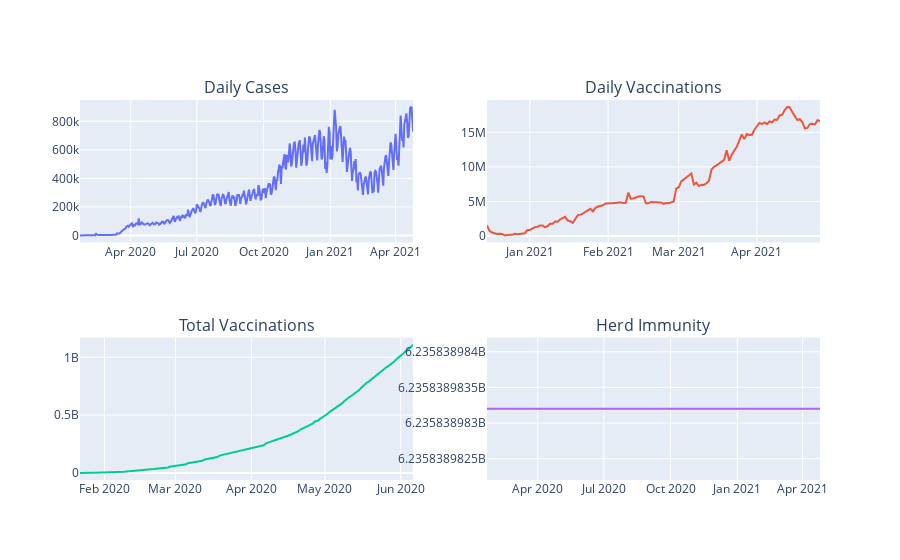

The cell this chart's notebook holds for it:
### Code cell
# fig = go.Figure()
# fig.add_trace(go.Scatter(x=world_daily_cases['date'], y=world_daily_cases['new_cases'],
#                     mode='lines',
#                     name='new cases',
#                         trendline='ols'))
# fig.add_trace(go.Scatter(x=world_daily_vaccination['Day'], y=world_daily_vaccination['new_vaccinations_smoothed'],
#                     mode='lines',
#                     name='new vaccinations',
#                         trendline='ols'))

# fig.show()

world_daily_cases['date'] = pd.to_datetime(world_daily_cases['date'])
world_daily_vaccination['Day'] = pd.to_datetime(world_daily_vaccination['Day'])

# latest_vscc['date'] = pd.to_datetime(latest_vscc['date'])

trace_new_cases = go.Scatter(x=world_daily_cases['date'], 
                    y=world_daily_cases['new_cases'],
#                     world_daily_cases,
#                     x='date', 
#                     y='new_cases',
                    mode='lines',
                    name='new cases',
#                     trendline='ols'
                   )
trace_new_vacc = go.Scatter(x=world_daily_vaccination['Day'], 
                    y=world_daily_vaccination['new_vaccinations_smoothed'],
#                     world_daily_vaccination,
#                     x='Day', 
#                     y='new_vaccinations_smoothed',
                    mode='lines',
                    name='new vaccinations',
#                     trendline='ols'
                   )

trace_total_vacc = go.Scatter(x=world_daily_cases['date'], 
                    y=latest_vscc['total_vaccinations'],
                    mode='lines',
                    name='total_vacc',
                   )

trace_herd_immunity = go.Scatter(x=world_daily_cases['date'], 
                    y=[round(world_population * 0.8, 2)] * len(world_daily_cases['date']),
                    mode='lines',
                    name='herd_immunity',
                   )


fig = make_subplots(rows=2,
                    cols=2,
                    subplot_titles=["Daily Cases", 
                                    "Daily Vaccinations",
                                    "Total Vaccinations",
                                    "Herd Immunity"],
#                     x_title="Group",
#                     y_title="Pecentage[%]"
                   )

# fig.update_layout(showlegend=False)

fig.append_trace(trace_new_cases, 1, 1)
fig.append_trace(trace_new_vacc, 1, 2)
fig.append_trace(trace_total_vacc, 2, 1)
fig.append_trace(trace_herd_immunity, 2, 2)

fig.update_layout(showlegend=False)

fig.show()

### Figure 1 — Plotly figure (JSON) as saved in the notebook; plotly's stock layout.template omitted (floating-point values rounded to 4 significant figures; data arrays with more than 128 entries replaced by an {"elided": "..."} marker saying what was removed)
{"data": [{"mode": "lines", "name": "new cases", "type": "scatter", "x": {"elided": "460 str values"}, "xaxis": "x", "y": {"elided": "460 int values"}, "yaxis": "y"}, {"mode": "lines", "name": "new vaccinations", "type": "scatter", "x": {"elided": "133 str values"}, "xaxis": "x2", "y": {"elided": "133 int values"}, "yaxis": "y2"}, {"mode": "lines", "name": "total_vacc", "type": "scatter", "x": {"elided": "460 str values"}, "xaxis": "x3", "y": {"elided": "137 int values"}, "yaxis": "y3"}, {"mode": "lines", "name": "herd_immunity", "type": "scatter", "x": {"elided": "460 str values"}, "xaxis": "x4", "y": {"elided": "460 float values"}, "yaxis": "y4"}], "layout": {"annotations": [{"font": {"size": 16}, "showarrow": false, "text": "Daily Cases", "x": 0.225, "xanchor": "center", "xref": "paper", "y": 1, "yanchor": "bottom", "yref": "paper"}, {"font": {"size": 16}, "showarrow": false, "text": "Daily Vaccinations", "x": 0.775, "xanchor": "center", "xref": "paper", "y": 1, "yanchor": "bottom", "yref": "paper"}, {"font": {"size": 16}, "showarrow": false, "text": "Total Vaccinations", "x": 0.225, "xanchor": "center", "xref": "paper", "y": 0.375, "yanchor": "bottom", "yref": "paper"}, {"font": {"size": 16}, "showarrow": false, "text": "Herd Immunity", "x": 0.775, "xanchor": "center", "xref": "paper", "y": 0.375, "yanchor": "bottom", "yref": "paper"}], "showlegend": false, "xaxis": {"anchor": "y", "domain": [0, 0.45]}, "xaxis2": {"anchor": "y2", "domain": [0.55, 1]}, "xaxis3": {"anchor": "y3", "domain": [0, 0.45]}, "xaxis4": {"anchor": "y4", "domain": [0.55, 1]}, "yaxis": {"anchor": "x", "domain": [0.625, 1]}, "yaxis2": {"anchor": "x2", "domain": [0.625, 1]}, "yaxis3": {"anchor": "x3", "domain": [0, 0.375]}, "yaxis4": {"anchor": "x4", "domain": [0, 0.375]}}}
